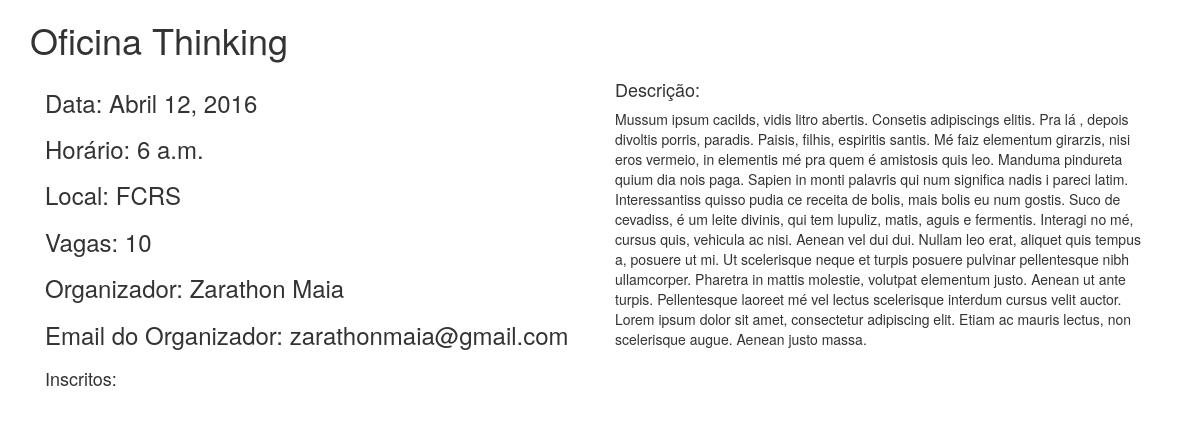
Page /evento/mostrar/1 on the earlier database version.
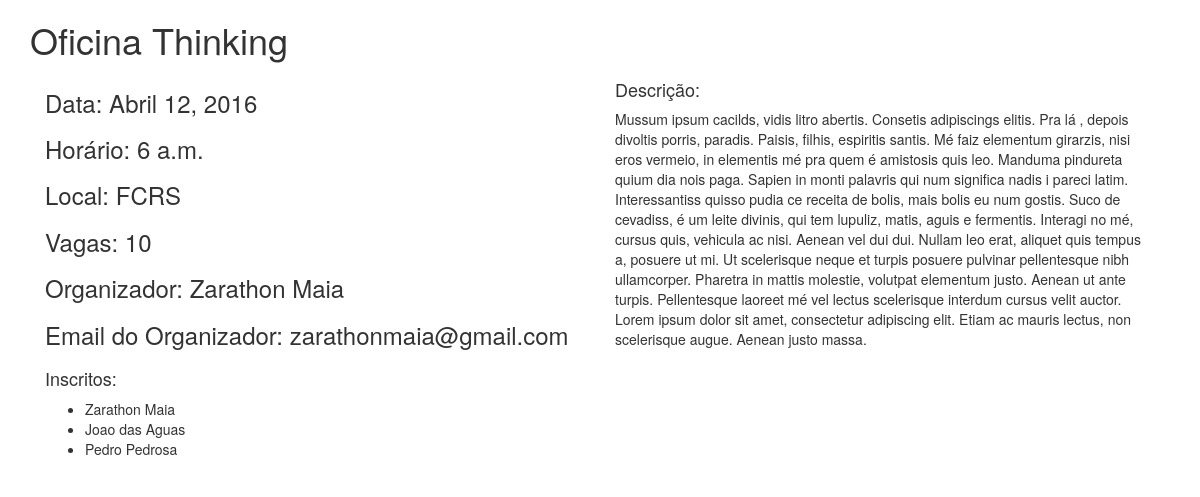
Same page on the later database version.
### evento/models.py (models this page shows, shortened)
class Inscricao(models.Model):
    evento = models.ForeignKey(Evento, on_delete=models.SET_NULL, null=True)
    usuario = models.ForeignKey(Usuario, on_delete=models.SET_NULL, null=True)

@python_2_unicode_compatible
class Usuario(models.Model):
    nome = models.CharField(max_length=200)
    email = models.EmailField(unique=True)
    cpf = models.CharField(max_length=200, unique=True, null=True, blank=True)
    genero = models.CharField(max_length=200, choices=GENERO_CHOICES, null=True, blank=True)
    telefone = models.CharField(max_length=200, null=True, blank=True)
    idade = models.PositiveIntegerField(null=True, blank=True)
    cidade = models.CharField(max_length=200, null=True, blank=True)
    estado = models.CharField(max_length=200, choices=ESTADOS_CHOICES,null=True, blank=True)

### evento/views.py (the view)
# urls.py: url(r'^mostrar/(?P<id>[0-9]+)$', views.mostrar_evento, name='mostrar_evento'),
def mostrar_evento(request, id):
    evento = get_object_or_404(Evento, id=id)
    return render(request, 'evento/mostrarEvento.html', {'evento': evento})

### evento/templates/evento/mostrarEvento.html (shortened to what this page needs)
{% load staticfiles %}
<!DOCTYPE html>
<html>
  <head>
    <link href="{% static 'evento/css/bootstrap.min.css' %}" rel="stylesheet">
  </head>
  <body>
    <div class="container">
        <h1>{{evento.nome}}</h1>
      <div class="col-md-6">
        <h3>Data: {{evento.data}}</h3>
        <h3>Horário: {{evento.horario}}</h3>
        <h3>Local: {{evento.local}}</h3>
        <h3>Vagas: {{evento.vagas}}</h3>
        <h3>Organizador: {{evento.organizador}}</h3>
        <h3>Email do Organizador: {{evento.email_organizador}}</h3>
      </div>
      <div class="col-md-6">
        <h4>Descrição:</h4>
        <p>
          {{evento.descricao}}
        </p>
      </div>
      <div class="col-md-12">
        <h4>Inscritos:</h4>
        <ul>
          {% for i in evento.inscricao_set.all %}
            <li>{{i.usuario.nome}}</li>
          {% endfor %}
        </ul>
      </div>
    </div>
  </body>
</html>

Differences in the rows shown:
added Inscricao: usuario.nome "Zarathon Maia"
added Inscricao: usuario.nome "Joao das Aguas"
added Inscricao: usuario.nome "Pedro Pedrosa"
